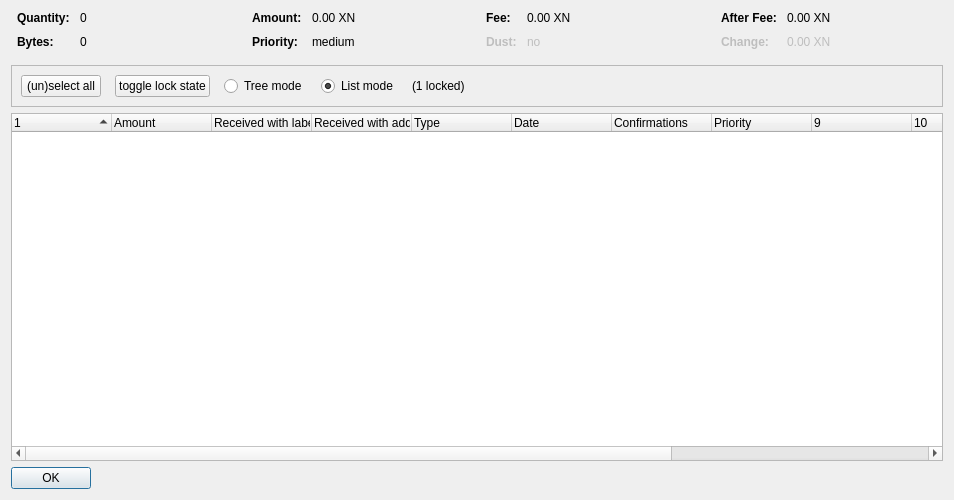
<?xml version="1.0" encoding="UTF-8"?>
<ui version="4.0">
 <class>CoinControlDialog</class>
 <widget class="QDialog" name="CoinControlDialog">
  <property name="geometry">
   <rect>
    <x>0</x>
    <y>0</y>
    <width>954</width>
    <height>500</height>
   </rect>
  </property>
  <property name="windowTitle">
   <string>Coin Selection</string>
  </property>
  <layout class="QVBoxLayout" name="verticalLayout">
   <item>
    <layout class="QHBoxLayout" name="horizontalLayoutTop" stretch="0,0,0,0">
     <property name="topMargin">
      <number>0</number>
     </property>
     <property name="bottomMargin">
      <number>10</number>
     </property>
     <item>
      <layout class="QFormLayout" name="formLayoutCoinControl1">
       <property name="horizontalSpacing">
        <number>10</number>
       </property>
       <property name="verticalSpacing">
        <number>10</number>
       </property>
       <property name="leftMargin">
        <number>6</number>
       </property>
       <property name="rightMargin">
        <number>6</number>
       </property>
       <item row="0" column="0">
        <widget class="QLabel" name="labelCoinControlQuantityText">
         <property name="font">
          <font>
           <weight>75</weight>
           <bold>true</bold>
          </font>
         </property>
         <property name="text">
          <string>Quantity:</string>
         </property>
        </widget>
       </item>
       <item row="0" column="1">
        <widget class="QLabel" name="labelCoinControlQuantity">
         <property name="cursor">
          <cursorShape>IBeamCursor</cursorShape>
         </property>
         <property name="contextMenuPolicy">
          <enum>Qt::ActionsContextMenu</enum>
         </property>
         <property name="text">
          <string notr="true">0</string>
         </property>
         <property name="textInteractionFlags">
          <set>Qt::LinksAccessibleByMouse|Qt::TextSelectableByKeyboard|Qt::TextSelectableByMouse</set>
         </property>
        </widget>
       </item>
       <item row="1" column="0">
        <widget class="QLabel" name="labelCoinControlBytesText">
         <property name="font">
          <font>
           <weight>75</weight>
           <bold>true</bold>
          </font>
         </property>
         <property name="text">
          <string>Bytes:</string>
         </property>
        </widget>
       </item>
       <item row="1" column="1">
        <widget class="QLabel" name="labelCoinControlBytes">
         <property name="cursor">
          <cursorShape>IBeamCursor</cursorShape>
         </property>
         <property name="contextMenuPolicy">
          <enum>Qt::ActionsContextMenu</enum>
         </property>
         <property name="text">
          <string notr="true">0</string>
         </property>
         <property name="textInteractionFlags">
          <set>Qt::LinksAccessibleByMouse|Qt::TextSelectableByKeyboard|Qt::TextSelectableByMouse</set>
         </property>
        </widget>
       </item>
      </layout>
     </item>
     <item>
      <layout class="QFormLayout" name="formLayoutCoinControl2">
       <property name="horizontalSpacing">
        <number>10</number>
       </property>
       <property name="verticalSpacing">
        <number>10</number>
       </property>
       <property name="leftMargin">
        <number>6</number>
       </property>
       <property name="rightMargin">
        <number>6</number>
       </property>
       <item row="0" column="0">
        <widget class="QLabel" name="labelCoinControlAmountText">
         <property name="font">
          <font>
           <weight>75</weight>
           <bold>true</bold>
          </font>
         </property>
         <property name="text">
          <string>Amount:</string>
         </property>
        </widget>
       </item>
       <item row="0" column="1">
        <widget class="QLabel" name="labelCoinControlAmount">
         <property name="cursor">
          <cursorShape>IBeamCursor</cursorShape>
         </property>
         <property name="contextMenuPolicy">
          <enum>Qt::ActionsContextMenu</enum>
         </property>
         <property name="text">
          <string notr="true">0.00 XN</string>
         </property>
         <property name="textInteractionFlags">
          <set>Qt::LinksAccessibleByMouse|Qt::TextSelectableByKeyboard|Qt::TextSelectableByMouse</set>
         </property>
        </widget>
       </item>
       <item row="1" column="0">
        <widget class="QLabel" name="labelCoinControlPriorityText">
         <property name="font">
          <font>
           <weight>75</weight>
           <bold>true</bold>
          </font>
         </property>
         <property name="text">
          <string>Priority:</string>
         </property>
        </widget>
       </item>
       <item row="1" column="1">
        <widget class="QLabel" name="labelCoinControlPriority">
         <property name="cursor">
          <cursorShape>IBeamCursor</cursorShape>
         </property>
         <property name="contextMenuPolicy">
          <enum>Qt::ActionsContextMenu</enum>
         </property>
         <property name="text">
          <string>medium</string>
         </property>
         <property name="textInteractionFlags">
          <set>Qt::LinksAccessibleByMouse|Qt::TextSelectableByKeyboard|Qt::TextSelectableByMouse</set>
         </property>
        </widget>
       </item>
      </layout>
     </item>
     <item>
      <layout class="QFormLayout" name="formLayoutCoinControl3">
       <property name="horizontalSpacing">
        <number>10</number>
       </property>
       <property name="verticalSpacing">
        <number>10</number>
       </property>
       <property name="leftMargin">
        <number>6</number>
       </property>
       <property name="rightMargin">
        <number>6</number>
       </property>
       <item row="0" column="0">
        <widget class="QLabel" name="labelCoinControlFeeText">
         <property name="font">
          <font>
           <weight>75</weight>
           <bold>true</bold>
          </font>
         </property>
         <property name="text">
          <string>Fee:</string>
         </property>
        </widget>
       </item>
       <item row="0" column="1">
        <widget class="QLabel" name="labelCoinControlFee">
         <property name="cursor">
          <cursorShape>IBeamCursor</cursorShape>
         </property>
         <property name="contextMenuPolicy">
          <enum>Qt::ActionsContextMenu</enum>
         </property>
         <property name="text">
          <string notr="true">0.00 XN</string>
         </property>
         <property name="textInteractionFlags">
          <set>Qt::LinksAccessibleByMouse|Qt::TextSelectableByKeyboard|Qt::TextSelectableByMouse</set>
         </property>
        </widget>
       </item>
       <item row="1" column="0">
        <widget class="QLabel" name="labelCoinControlLowOutputText">
         <property name="enabled">
          <bool>false</bool>
         </property>
         <property name="font">
          <font>
           <weight>75</weight>
           <bold>true</bold>
          </font>
         </property>
         <property name="text">
          <string>Dust:</string>
         </property>
        </widget>
       </item>
       <item row="1" column="1">
        <widget class="QLabel" name="labelCoinControlLowOutput">
         <property name="enabled">
          <bool>false</bool>
         </property>
         <property name="cursor">
          <cursorShape>IBeamCursor</cursorShape>
         </property>
         <property name="contextMenuPolicy">
          <enum>Qt::ActionsContextMenu</enum>
         </property>
         <property name="text">
          <string>no</string>
         </property>
         <property name="textInteractionFlags">
          <set>Qt::LinksAccessibleByMouse|Qt::TextSelectableByKeyboard|Qt::TextSelectableByMouse</set>
         </property>
        </widget>
       </item>
      </layout>
     </item>
     <item>
      <layout class="QFormLayout" name="formLayoutCoinControl4">
       <property name="horizontalSpacing">
        <number>10</number>
       </property>
       <property name="verticalSpacing">
        <number>10</number>
       </property>
       <property name="leftMargin">
        <number>6</number>
       </property>
       <property name="rightMargin">
        <number>6</number>
       </property>
       <item row="0" column="0">
        <widget class="QLabel" name="labelCoinControlAfterFeeText">
         <property name="font">
          <font>
           <weight>75</weight>
           <bold>true</bold>
          </font>
         </property>
         <property name="text">
          <string>After Fee:</string>
         </property>
        </widget>
       </item>
       <item row="0" column="1">
        <widget class="QLabel" name="labelCoinControlAfterFee">
         <property name="cursor">
          <cursorShape>IBeamCursor</cursorShape>
         </property>
         <property name="contextMenuPolicy">
          <enum>Qt::ActionsContextMenu</enum>
         </property>
         <property name="text">
          <string notr="true">0.00 XN</string>
         </property>
         <property name="textInteractionFlags">
          <set>Qt::LinksAccessibleByMouse|Qt::TextSelectableByKeyboard|Qt::TextSelectableByMouse</set>
         </property>
        </widget>
       </item>
       <item row="1" column="0">
        <widget class="QLabel" name="labelCoinControlChangeText">
         <property name="enabled">
          <bool>false</bool>
         </property>
         <property name="font">
          <font>
           <weight>75</weight>
           <bold>true</bold>
          </font>
         </property>
         <property name="text">
          <string>Change:</string>
         </property>
        </widget>
       </item>
       <item row="1" column="1">
        <widget class="QLabel" name="labelCoinControlChange">
         <property name="enabled">
          <bool>false</bool>
         </property>
         <property name="cursor">
          <cursorShape>IBeamCursor</cursorShape>
         </property>
         <property name="contextMenuPolicy">
          <enum>Qt::ActionsContextMenu</enum>
         </property>
         <property name="text">
          <string notr="true">0.00 XN</string>
         </property>
         <property name="textInteractionFlags">
          <set>Qt::LinksAccessibleByMouse|Qt::TextSelectableByKeyboard|Qt::TextSelectableByMouse</set>
         </property>
        </widget>
       </item>
      </layout>
     </item>
    </layout>
   </item>
   <item>
    <widget class="QFrame" name="frame">
     <property name="minimumSize">
      <size>
       <width>0</width>
       <height>40</height>
      </size>
     </property>
     <property name="frameShape">
      <enum>QFrame::StyledPanel</enum>
     </property>
     <property name="frameShadow">
      <enum>QFrame::Sunken</enum>
     </property>
     <layout class="QHBoxLayout" name="horizontalLayout">
      <item>
       <layout class="QHBoxLayout" name="horizontalLayoutPanel" stretch="0,0,0,0,0,0">
        <property name="spacing">
         <number>14</number>
        </property>
        <item>
         <widget class="QPushButton" name="pushButtonSelectAll">
          <property name="sizePolicy">
           <sizepolicy hsizetype="Maximum" vsizetype="Fixed">
            <horstretch>0</horstretch>
            <verstretch>0</verstretch>
           </sizepolicy>
          </property>
          <property name="text">
           <string>(un)select all</string>
          </property>
          <property name="autoDefault">
           <bool>false</bool>
          </property>
         </widget>
        </item>
        <item>
         <widget class="QPushButton" name="pushButtonToggleLock">
          <property name="sizePolicy">
           <sizepolicy hsizetype="Maximum" vsizetype="Fixed">
            <horstretch>0</horstretch>
            <verstretch>0</verstretch>
           </sizepolicy>
          </property>
          <property name="text">
           <string>toggle lock state</string>
          </property>
          <property name="autoDefault">
           <bool>false</bool>
          </property>
         </widget>
        </item>
        <item>
         <widget class="QRadioButton" name="radioTreeMode">
          <property name="sizePolicy">
           <sizepolicy hsizetype="Maximum" vsizetype="Fixed">
            <horstretch>0</horstretch>
            <verstretch>0</verstretch>
           </sizepolicy>
          </property>
          <property name="text">
           <string>Tree mode</string>
          </property>
         </widget>
        </item>
        <item>
         <widget class="QRadioButton" name="radioListMode">
          <property name="sizePolicy">
           <sizepolicy hsizetype="Maximum" vsizetype="Fixed">
            <horstretch>0</horstretch>
            <verstretch>0</verstretch>
           </sizepolicy>
          </property>
          <property name="text">
           <string>List mode</string>
          </property>
          <property name="checked">
           <bool>true</bool>
          </property>
         </widget>
        </item>
        <item>
         <widget class="QLabel" name="labelLocked">
          <property name="text">
           <string>(1 locked)</string>
          </property>
         </widget>
        </item>
        <item>
         <spacer name="horizontalSpacer">
          <property name="orientation">
           <enum>Qt::Horizontal</enum>
          </property>
          <property name="sizeHint" stdset="0">
           <size>
            <width>40</width>
            <height>20</height>
           </size>
          </property>
         </spacer>
        </item>
       </layout>
      </item>
     </layout>
    </widget>
   </item>
   <item>
    <widget class="CoinControlTreeWidget" name="treeWidget">
     <property name="contextMenuPolicy">
      <enum>Qt::CustomContextMenu</enum>
     </property>
     <property name="sortingEnabled">
      <bool>false</bool>
     </property>
     <property name="columnCount">
      <number>13</number>
     </property>
     <attribute name="headerShowSortIndicator" stdset="0">
      <bool>true</bool>
     </attribute>
     <attribute name="headerStretchLastSection">
      <bool>false</bool>
     </attribute>
     <column>
      <property name="text">
       <string/>
      </property>
     </column>
     <column>
      <property name="text">
       <string>Amount</string>
      </property>
     </column>
     <column>
      <property name="text">
       <string>Received with label</string>
      </property>
     </column>
     <column>
      <property name="text">
       <string>Received with address</string>
      </property>
     </column>
     <column>
      <property name="text">
	<string>Type</string>
      </property>
     </column>
     <column>
      <property name="text">	 
       <string>Date</string>
      </property>
     </column>
     <column>
      <property name="text">
       <string>Confirmations</string>
      </property>
      <property name="toolTip">
       <string>Confirmed</string>
      </property>
     </column>
     <column>
      <property name="text">
       <string>Priority</string>
      </property>
     </column>
     <column>
      <property name="text">
       <string/>
      </property>
     </column>
     <column>
      <property name="text">
       <string/>
      </property>
     </column>
     <column>
      <property name="text">
       <string/>
      </property>
     </column>
     <column>
      <property name="text">
       <string/>
      </property>
     </column>
     <column>
      <property name="text">
       <string/>
      </property>
     </column>
    </widget>
   </item>
   <item>
    <widget class="QDialogButtonBox" name="buttonBox">
     <property name="sizePolicy">
      <sizepolicy hsizetype="Maximum" vsizetype="Fixed">
       <horstretch>0</horstretch>
       <verstretch>0</verstretch>
      </sizepolicy>
     </property>
     <property name="orientation">
      <enum>Qt::Horizontal</enum>
     </property>
     <property name="standardButtons">
      <set>QDialogButtonBox::Ok</set>
     </property>
    </widget>
   </item>
  </layout>
 </widget>
 <customwidgets>
  <customwidget>
   <class>CoinControlTreeWidget</class>
   <extends>QTreeWidget</extends>
   <header>coincontroltreewidget.h</header>
  </customwidget>
 </customwidgets>
 <resources/>
 <connections/>
</ui>
